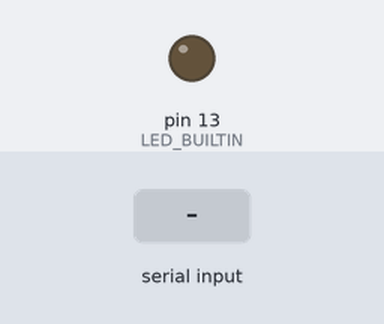
Simulated run of this sketch. Board: Arduino Uno, built with avr-gcc and run on an emulated ATmega328P. Parts: output pins drawn as LEDs (lit = HIGH). The inputs (shaded band) are chosen by the test bench.

Above: at 1.2 s.
1.3 s: "1" received over Serial
At 1.8 s:
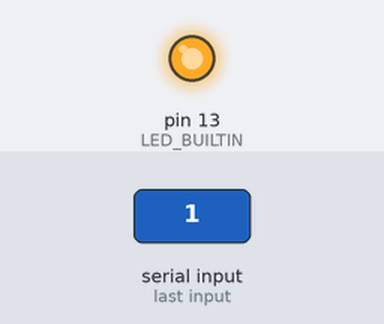
2.8 s: "0" received over Serial
At 4.1 s:
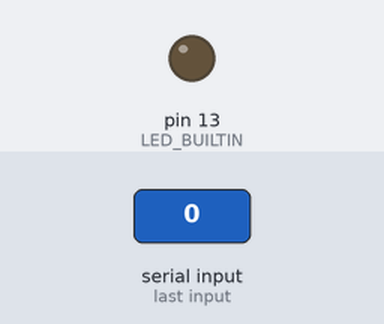
Timing chart, 0 to 5.8 s (numbered marks = the images above; inputs shaded):
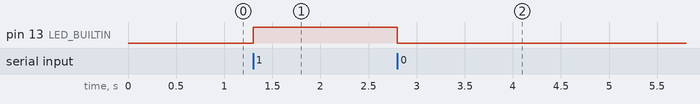

The sketch:

arduino_serial_test.ino
```cpp
void setup() {
  Serial.begin(9600); // Must match Python node baud rate
  pinMode(LED_BUILTIN, OUTPUT);
}

void loop() {
  if (Serial.available() > 0) {
    char data = Serial.read(); // Read one character

    if (data == '1') {
      digitalWrite(LED_BUILTIN, HIGH); // Turn LED ON
    } else if (data == '0') {
      digitalWrite(LED_BUILTIN, LOW);  // Turn LED OFF
    }
  }
}
```

Measured:
- after the input at 1.3 s, pin 13 (LED_BUILTIN): LOW → HIGH at once
- after the input at 2.8 s, pin 13 (LED_BUILTIN): HIGH → LOW at once
